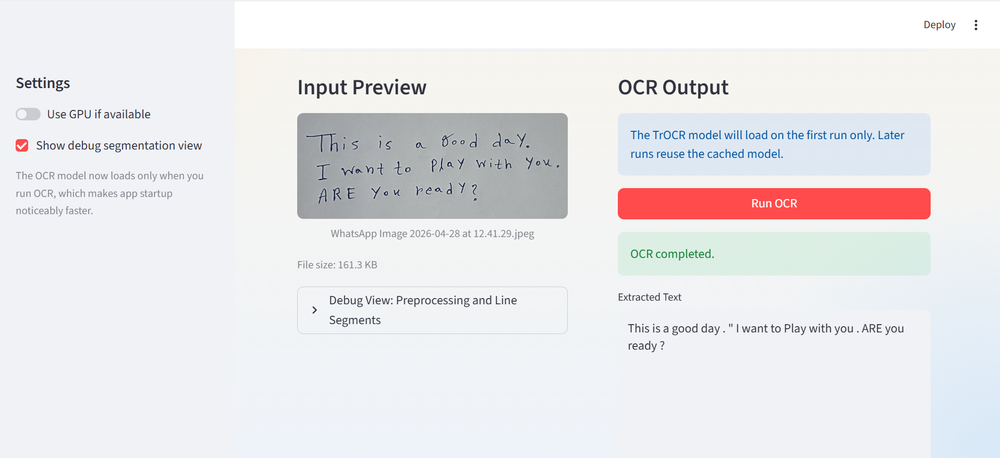
#> input picture AI projects/Handwritten Notes OCR System/assets/appImage.png, 1000 x 458 px, shrunk from 1918 x 879 before the run
$ python -i segment.py   (imports and definitions only)
#> lines starting #> are read from the running program, lines starting #| are printed output that depends on the picture; after the words box and inside, x2 and y2 are one past the last pixel; in counts of white or black regions, pixels touching at a corner belong together
# src/segment.py

import cv2
import numpy as np


class ImageSegmenter:
    def __init__(self, min_line_height: int = 20, padding: int = 12):
        self.min_line_height = min_line_height
        self.padding = padding

    def segment_lines(self, image: np.ndarray) -> list[np.ndarray]:
        if image.ndim == 2:
            gray = image
            source = cv2.cvtColor(image, cv2.COLOR_GRAY2RGB)
        else:
            source = image
            gray = cv2.cvtColor(image, cv2.COLOR_RGB2GRAY)
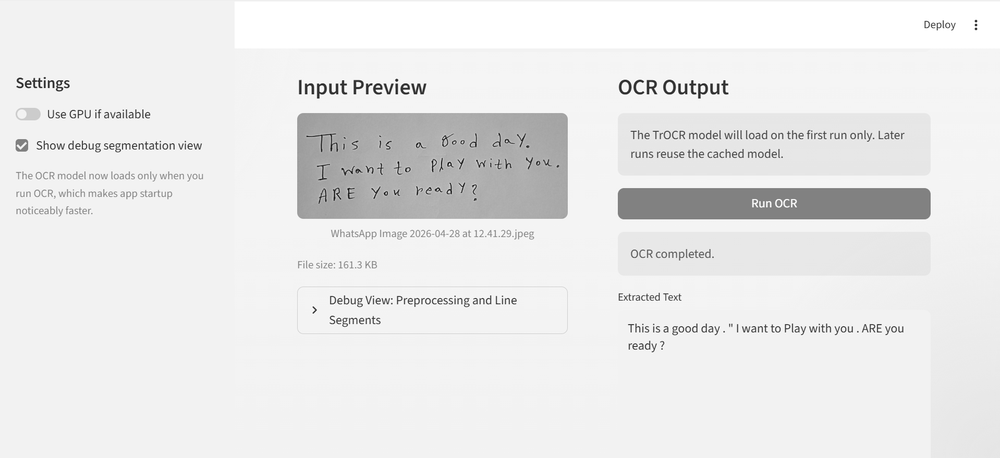
#> gray: shape (458, 1000); min 5, max 255, mean 233.3

        _, binary = cv2.threshold(
            gray,
            0,
            255,
            cv2.THRESH_BINARY_INV + cv2.THRESH_OTSU,
        )
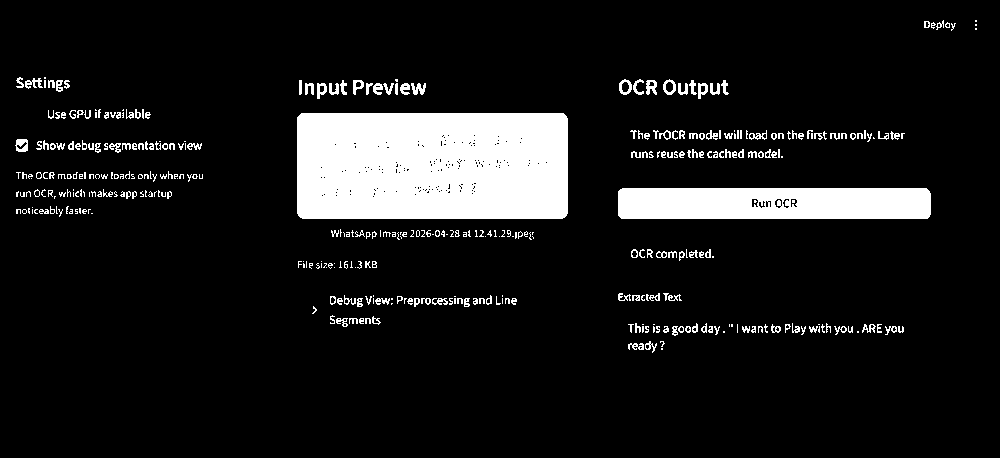
#> binary: shape (458, 1000); 10.3% white; 382 white regions (189 under 20 px), largest, box (x1, y1, x2, y2) and area: (297, 113, 568, 219) 28484, (618, 188, 931, 219) 9508, (15, 139, 28, 152) 125
        kernel = cv2.getStructuringElement(cv2.MORPH_RECT, (25, 3))
        merged = cv2.morphologyEx(binary, cv2.MORPH_CLOSE, kernel)
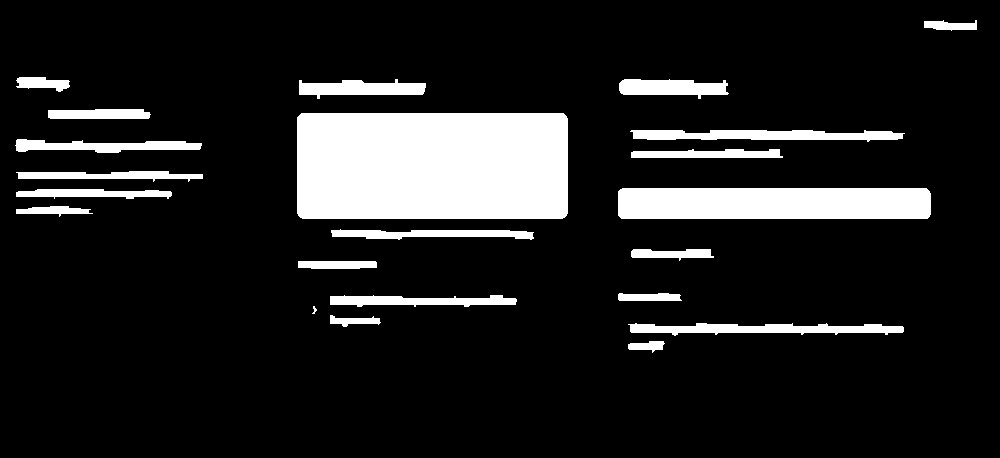
#> merged: shape (458, 1000); 12.8% white; 22 white regions, largest, box (x1, y1, x2, y2) and area: (297, 113, 568, 219) 28681, (618, 188, 931, 219) 9672, (630, 130, 905, 142) 2345

        horizontal_sum = np.sum(merged > 0, axis=1)
#> horizontal_sum = 458 values, max 740 at index 193, min 0 at index 0, mean 128.4

        lines = []
        start = None
        active_threshold = max(5, int(gray.shape[1] * 0.01))
#> active_threshold = 10

        for i, val in enumerate(horizontal_sum):
            if val >= active_threshold and start is None:
                start = i
            elif val < active_threshold and start is not None:
                end = i

                if end - start > self.min_line_height:
                    lines.append(self._crop_with_padding(source, start, end))

                start = None
#> this loop made 458 passes
#> val on passes 1 to 12: 0, 0, 0, 0, 0, 0, 0, 0, 0, 0, 0, 0
#> after the loop, end = 350; lines = 1 item

        if start is not None:
            end = len(horizontal_sum)
            if end - start > self.min_line_height:
                lines.append(self._crop_with_padding(source, start, end))

        if not lines:
            return [source]

        return lines

    def _crop_with_padding(self, image: np.ndarray, start: int, end: int) -> np.ndarray:
        top = max(0, start - self.padding)
        bottom = min(image.shape[0], end + self.padding)
        line_img = image[top:bottom, :]
        return cv2.copyMakeBorder(
            line_img,
            self.padding,
            self.padding,
            self.padding,
            self.padding,
            cv2.BORDER_CONSTANT,
            value=(255, 255, 255),
        )

>>> import cv2
>>> picture = cv2.cvtColor(cv2.imread('../assets/appImage.png'), cv2.COLOR_BGR2RGB)
>>> result = ImageSegmenter().segment_lines(picture)
#> result = 1 item
